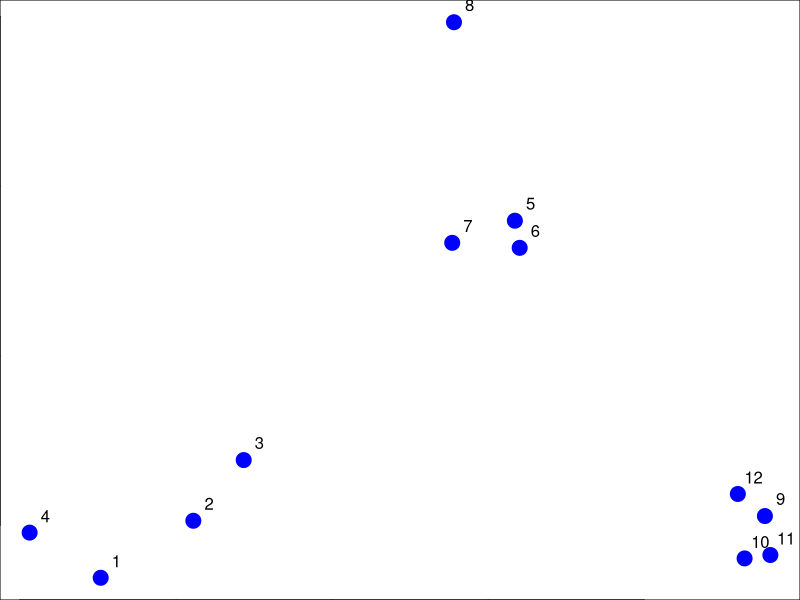
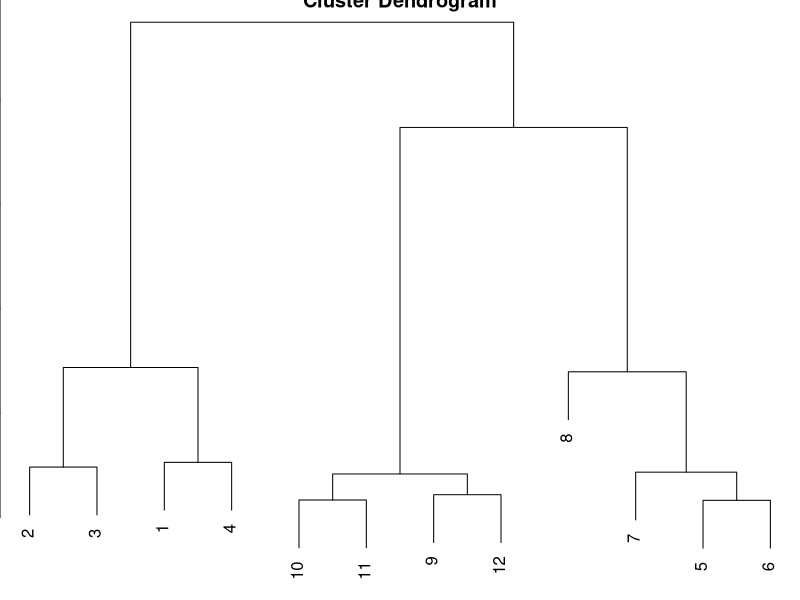
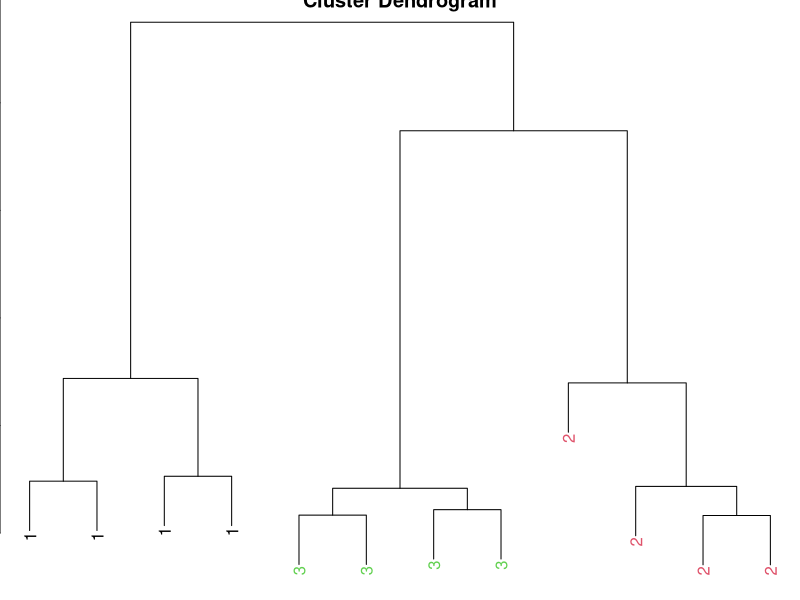
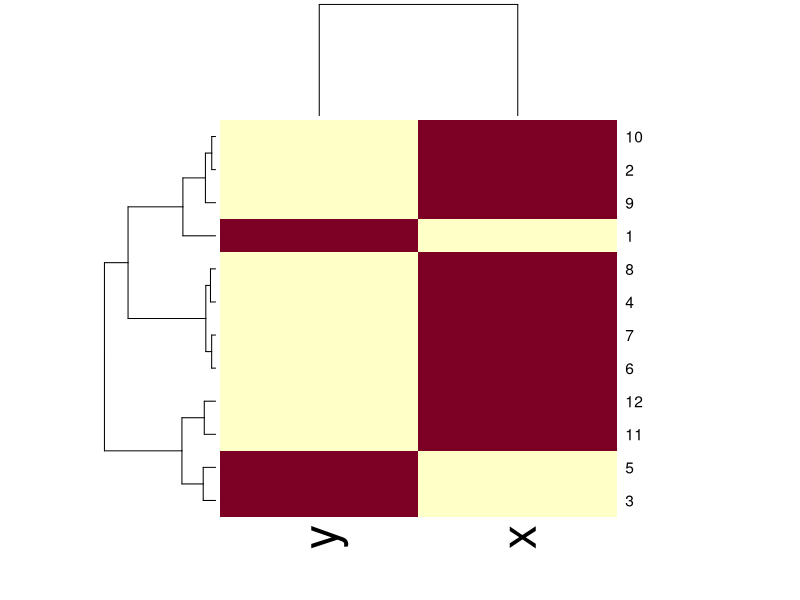
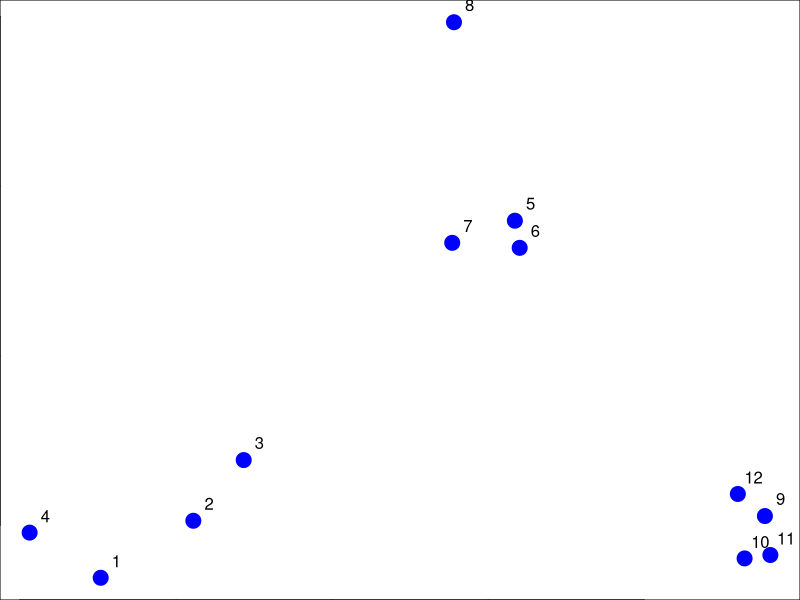
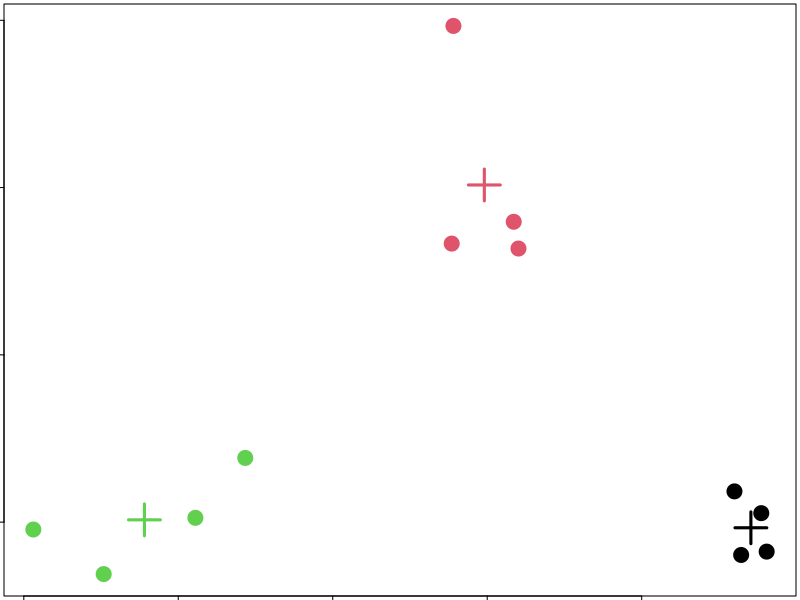
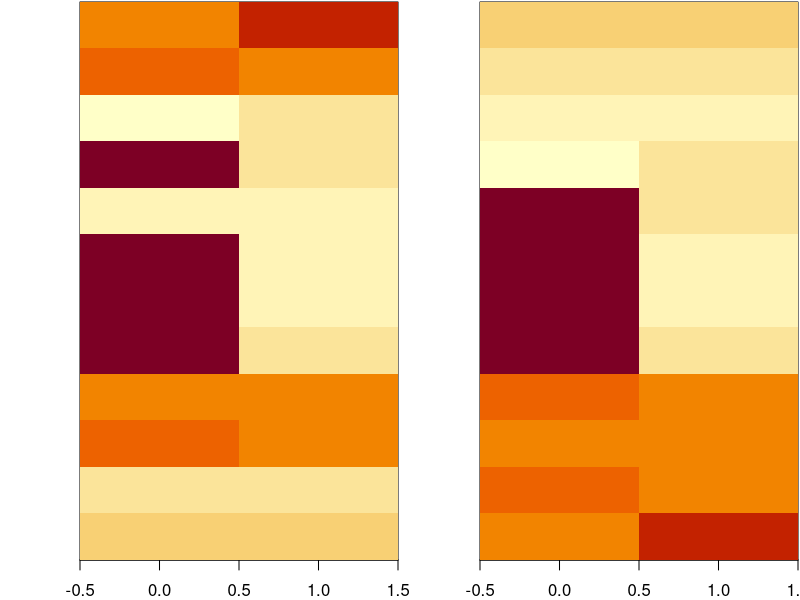

Recreate these plots in R, in order.
rm(list = ls())
# Hierarchical Clustering

# visualizing high dimensional datasets
# Organizes things that are close into groups

# Common approach - bottom-up approach
# agglomerative approach
# - Find closest two things
# - put them together
# - require a defined distance
# - a merging approach
# - prod a tree showing how close things are

# What do we mean by CLOSE???
# - euclidian distance - metric - straight line between 2 things
# - binary/ manhattan distance - follow a certain path
# - you have to travel along the city blocks, not a straigh line

# Hierarchical Clustering - EXAMPLE

set.seed(1234)
par(mar = c(0,0,0,0))
x <- rnorm(12, mean = rep(1:3, each = 4), sd = 0.2)
y <- rnorm(12, mean = rep(c(1,2,1), each = 4), sd = 0.2)
plot(x,y, col = "blue", pch = 19, cex = 2)
text(x + 0.05, y + 0.05, labels = as.character(1:12))

# begins with data frame calucltaing the distances between all the points
dataFrame <- data.frame( x = x, y = y)
dist(dataFrame) # distance matrix - default = euclidian distance

distxy <- dist(dataFrame)
hClustering <- hclust(distxy)
plot(hClustering)

# Dendrogram plots the points that are close together
# Cut the tree to determine how many clusters there are
# if I cut ate the level 2.0 I would have 2 branches(Clusters)

# the Rule to cut?

## PRETTIER DENDROGRAMS

mplClust <- function(hclust, lab = hclust$labels, lab.col=rep(1, length(hclust$labels)),
                     hang = 0.1, ...) {
  y <- rep(hclust$height, 2)
  x <- as.numeric(hclust$merge)
  y <- y[which(x < 0)]
  x <- x[which(x < 0)]
  x <- abs(x)
  y <- y[order(x)]
  x <- x[order(x)]
  plot(hclust, labels = FALSE, hang = hang, ...)
  text(x=x, y = y[hclust$order] - (max(hclust$height)*hang), labels=lab[hclust$order],
       col = lab.col[hclust$order], srt=90, adj = c(1,0.5), xpd=NA, ...)
}
# must specify how many clusters n = 3
mplClust(hClustering, lab = rep(1:3, each = 4), lab.col = rep(1:3, each = 4))


# Merging points - how do you merge points and what does the new locations represents?
# center of gravity o that group of points

# 2 approaches - complete and average

# heatmap() function
# hierarchiacl cluster analysis among the rowns and columsn of the table

dataFrame <- data.frame(x = x, y = y)
set.seed(143)
dataMatrix <- as.matrix(dataFrame)[sample(1:12),]
heatmap(dataMatrix)


## K-Means clustering

# summarizing big data
# - define close things, how group things
# definition of distances
# - continuos distances - euclidean
# - continuos - correlation dst
# - binary - manhattan

# K-Means - fix nmber of clusters, get centroids of each cluster
# - assing things to the closest centroid and recalculate centroids

# Requires
# - defined distance metric, number of cluster and initial guess about centroid

# Produces:
# final estimate about centroids and assing each point to clusters

plot(x,y, col = "blue", pch = 19, cex = 2)
text(x + 0.05, y + 0.05, labels = as.character(1:12))

# kmeans () important paramx, centers, iter.max, nstart
kmeansObj <- kmeans(dataFrame, centers = 3)
names(kmeansObj)

par(mar = rep(0.2, 4))
plot(x, y, col = kmeansObj$cluster, pch = 19, cex = 2 )
points(kmeansObj$centers, col = 1:3, pch = 3, cex = 3, lwd = 3)

#heatmaps using kmeans

kmeansObjs2 <- kmeans(dataMatrix, centers = 3)
par(mfrow = c(1,2), mar = c(2,4,0.1,0.1))
image(t(dataMatrix)[,nrow(dataMatrix):1],yaxt = "n")
image(t(dataMatrix)[,order(kmeansObjs2$cluster)],yaxt = "n")
